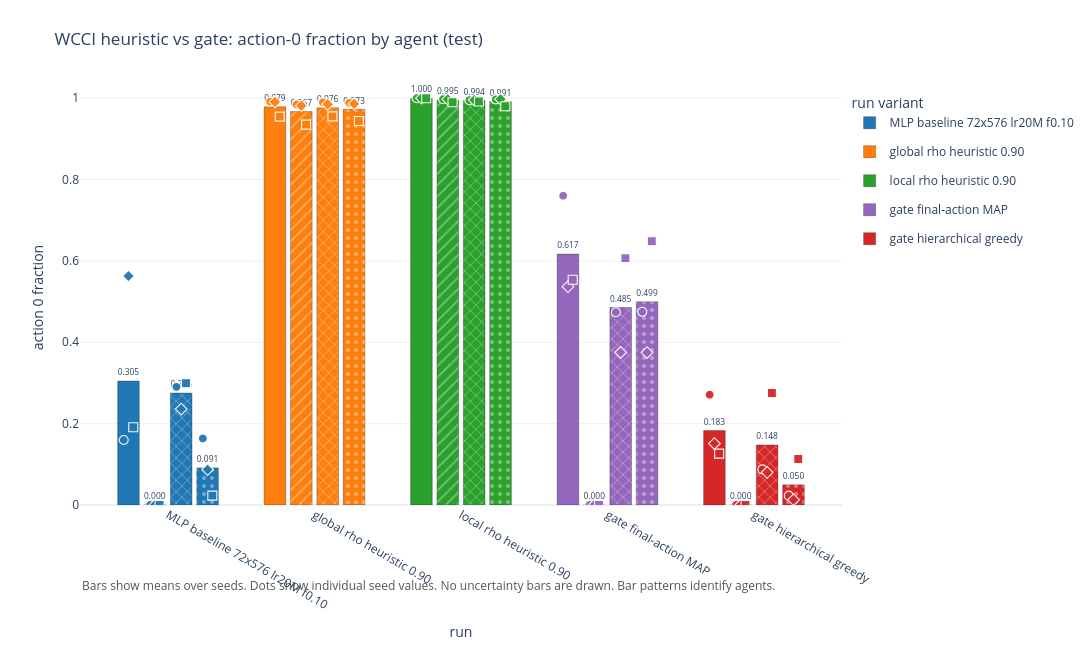

The notebook cell this image was saved under:
### Code cell
fig_action0_hvg, action0_hvg_rows, action0_hvg_summary = plot_action0_by_agent(
    source_rows(action0_latest, "WCCI HVG"), SELECTED_ACTION0_HVG_RUNS,
    title=f"WCCI heuristic vs gate: action-0 fraction by agent ({ACTION_METRIC_SOURCE})",
    save_name=f"wcci_hvg_action0_{ACTION_METRIC_SOURCE}",
)
# fig_action0_hvg

### Figure 1 — Plotly figure (JSON) as saved in the notebook; plotly's stock layout.template omitted (floating-point values rounded to 4 significant figures)
{"data": [{"cliponaxis": false, "customdata": [["agent_0", "wcci_mlp_baseline_72x576_lr20m_f010", 3, "[0, 1, 2]", "[59968512]", 0.2241, 0.1598, 0.5627], ["agent_1", "wcci_mlp_baseline_72x576_lr20m_f010", 3, "[0, 1, 2]", "[59968512]", 0, 0, 0], ["agent_2", "wcci_mlp_baseline_72x576_lr20m_f010", 3, "[0, 1, 2]", "[59968512]", 0.0343, 0.2359, 0.2993], ["agent_3", "wcci_mlp_baseline_72x576_lr20m_f010", 3, "[0, 1, 2]", "[59968512]", 0.07026, 0.02305, 0.1634]], "hovertemplate": "run type=MLP baseline 72x576 lr20M f0.10<br>agent=%{customdata[0]}<br>mean action-0 fraction=%{y:.4f}<br>std action-0=%{customdata[5]:.4f}<br>min action-0=%{customdata[6]:.4f}<br>max action-0=%{customdata[7]:.4f}<br>n_seeds=%{customdata[2]}<br>seeds=%{customdata[3]}<br>selected_metric_steps=%{customdata[4]}<extra></extra>", "legendgroup": "MLP baseline 72x576 lr20M f0.10", "marker": {"color": "#1f77b4", "line": {"color": "rgba(0,0,0,0.35)", "width": 0.8}, "pattern": {"fgcolor": "rgba(255,255,255,0.75)", "shape": ["", "/", "x", "."], "size": 8}}, "name": "MLP baseline 72x576 lr20M f0.10", "text": ["0.305", "0.000", "0.275", "0.091"], "textposition": "outside", "type": "bar", "width": 0.1476, "x": [-0.27, -0.09, 0.09, 0.27], "y": [0.3045, 0, 0.2752, 0.09115]}, {"cliponaxis": false, "customdata": [["agent_0", "wcci_hvg_01_eval_rho090_72x576_lr20m_f010", 3, "[0, 1, 2]", "[59968512]", 0.02089, 0.9547, 0.991], ["agent_1", "wcci_hvg_01_eval_rho090_72x576_lr20m_f010", 3, "[0, 1, 2]", "[59968512]", 0.02775, 0.9349, 0.9844], ["agent_2", "wcci_hvg_01_eval_rho090_72x576_lr20m_f010", 3, "[0, 1, 2]", "[59968512]", 0.01866, 0.9551, 0.9895], ["agent_3", "wcci_hvg_01_eval_rho090_72x576_lr20m_f010", 3, "[0, 1, 2]", "[59968512]", 0.02501, 0.9437, 0.9882]], "hovertemplate": "run type=global rho heuristic 0.90<br>agent=%{customdata[0]}<br>mean action-0 fraction=%{y:.4f}<br>std action-0=%{customdata[5]:.4f}<br>min action-0=%{customdata[6]:.4f}<br>max action-0=%{customdata[7]:.4f}<br>n_seeds=%{customdata[2]}<br>seeds=%{customdata[3]}<br>selected_metric_steps=%{customdata[4]}<extra></extra>", "legendgroup": "global rho heuristic 0.90", "marker": {"color": "#ff7f0e", "line": {"color": "rgba(0,0,0,0.35)", "width": 0.8}, "pattern": {"fgcolor": "rgba(255,255,255,0.75)", "shape": ["", "/", "x", "."], "size": 8}}, "name": "global rho heuristic 0.90", "text": ["0.979", "0.967", "0.976", "0.973"], "textposition": "outside", "type": "bar", "width": 0.1476, "x": [0.73, 0.91, 1.09, 1.27], "y": [0.9788, 0.9669, 0.9765, 0.9725]}, {"cliponaxis": false, "customdata": [["agent_0", "wcci_hvg_04_eval_local_rho090_72x576_lr20m_f010", 3, "[0, 1, 2]", "[59968512]", 0.0001305, 0.9996, 0.9999], ["agent_1", "wcci_hvg_04_eval_local_rho090_72x576_lr20m_f010", 3, "[0, 1, 2]", "[59968512]", 0.00441, 0.9897, 0.9974], ["agent_2", "wcci_hvg_04_eval_local_rho090_72x576_lr20m_f010", 3, "[0, 1, 2]", "[59968512]", 0.001919, 0.9919, 0.9954], ["agent_3", "wcci_hvg_04_eval_local_rho090_72x576_lr20m_f010", 3, "[0, 1, 2]", "[59968512]", 0.009902, 0.98, 0.9975]], "hovertemplate": "run type=local rho heuristic 0.90<br>agent=%{customdata[0]}<br>mean action-0 fraction=%{y:.4f}<br>std action-0=%{customdata[5]:.4f}<br>min action-0=%{customdata[6]:.4f}<br>max action-0=%{customdata[7]:.4f}<br>n_seeds=%{customdata[2]}<br>seeds=%{customdata[3]}<br>selected_metric_steps=%{customdata[4]}<extra></extra>", "legendgroup": "local rho heuristic 0.90", "marker": {"color": "#2ca02c", "line": {"color": "rgba(0,0,0,0.35)", "width": 0.8}, "pattern": {"fgcolor": "rgba(255,255,255,0.75)", "shape": ["", "/", "x", "."], "size": 8}}, "name": "local rho heuristic 0.90", "text": ["1.000", "0.995", "0.994", "0.991"], "textposition": "outside", "type": "bar", "width": 0.1476, "x": [1.73, 1.91, 2.09, 2.27], "y": [0.9998, 0.9948, 0.994, 0.9915]}, {"cliponaxis": false, "customdata": [["agent_0", "wcci_hvg_02_gate_final_map_72x576_lr20m_f010", 3, "[0, 1, 2]", "[59968512]", 0.1243, 0.5366, 0.7599], ["agent_1", "wcci_hvg_02_gate_final_map_72x576_lr20m_f010", 3, "[0, 1, 2]", "[59968512]", 0, 0, 0], ["agent_2", "wcci_hvg_02_gate_final_map_72x576_lr20m_f010", 3, "[0, 1, 2]", "[59968512]", 0.1162, 0.3752, 0.6068], ["agent_3", "wcci_hvg_02_gate_final_map_72x576_lr20m_f010", 3, "[0, 1, 2]", "[59968512]", 0.1385, 0.3747, 0.6484]], "hovertemplate": "run type=gate final-action MAP<br>agent=%{customdata[0]}<br>mean action-0 fraction=%{y:.4f}<br>std action-0=%{customdata[5]:.4f}<br>min action-0=%{customdata[6]:.4f}<br>max action-0=%{customdata[7]:.4f}<br>n_seeds=%{customdata[2]}<br>seeds=%{customdata[3]}<br>selected_metric_steps=%{customdata[4]}<extra></extra>", "legendgroup": "gate final-action MAP", "marker": {"color": "#9467bd", "line": {"color": "rgba(0,0,0,0.35)", "width": 0.8}, "pattern": {"fgcolor": "rgba(255,255,255,0.75)", "shape": ["", "/", "x", "."], "size": 8}}, "name": "gate final-action MAP", "text": ["0.617", "0.000", "0.485", "0.499"], "textposition": "outside", "type": "bar", "width": 0.1476, "x": [2.73, 2.91, 3.09, 3.27], "y": [0.6167, 0, 0.4852, 0.4993]}, {"cliponaxis": false, "customdata": [["agent_0", "wcci_hvg_03_gate_hierarchical_72x576_lr20m_f010", 3, "[0, 1, 2]", "[59968512]", 0.07733, 0.1264, 0.271], ["agent_1", "wcci_hvg_03_gate_hierarchical_72x576_lr20m_f010", 3, "[0, 1, 2]", "[59968512]", 0, 0, 0], ["agent_2", "wcci_hvg_03_gate_hierarchical_72x576_lr20m_f010", 3, "[0, 1, 2]", "[59968512]", 0.1105, 0.08006, 0.2751], ["agent_3", "wcci_hvg_03_gate_hierarchical_72x576_lr20m_f010", 3, "[0, 1, 2]", "[59968512]", 0.05525, 0.01276, 0.1131]], "hovertemplate": "run type=gate hierarchical greedy<br>agent=%{customdata[0]}<br>mean action-0 fraction=%{y:.4f}<br>std action-0=%{customdata[5]:.4f}<br>min action-0=%{customdata[6]:.4f}<br>max action-0=%{customdata[7]:.4f}<br>n_seeds=%{customdata[2]}<br>seeds=%{customdata[3]}<br>selected_metric_steps=%{customdata[4]}<extra></extra>", "legendgroup": "gate hierarchical greedy", "marker": {"color": "#d62728", "line": {"color": "rgba(0,0,0,0.35)", "width": 0.8}, "pattern": {"fgcolor": "rgba(255,255,255,0.75)", "shape": ["", "/", "x", "."], "size": 8}}, "name": "gate hierarchical greedy", "text": ["0.183", "0.000", "0.148", "0.050"], "textposition": "outside", "type": "bar", "width": 0.1476, "x": [3.73, 3.91, 4.09, 4.27], "y": [0.1828, 0, 0.1476, 0.04961]}, {"customdata": [["wcci_mlp_baseline_72x576_lr20m_f010_s0", 0, 59968512, "test/explain/frac_action_0_agent_0", "wcci_baseline_2"], ["wcci_mlp_baseline_72x576_lr20m_f010_s1", 1, 59968512, "test/explain/frac_action_0_agent_0", "wcci_baseline_2"], ["wcci_mlp_baseline_72x576_lr20m_f010_s2", 2, 59968512, "test/explain/frac_action_0_agent_0", "wcci_baseline_2"]], "hovertemplate": "run=%{customdata[0]}<br>seed=%{customdata[1]}<br>agent=agent_0<br>run type=MLP baseline 72x576 lr20M f0.10<br>action-0 fraction=%{y:.4f}<br>selected_metric_step=%{customdata[2]}<br>metric=%{customdata[3]}<br>download_group=%{customdata[4]}<extra></extra>", "legendgroup": "MLP baseline 72x576 lr20M f0.10", "marker": {"color": "#1f77b4", "line": {"color": "white", "width": 1.1}, "opacity": 0.95, "size": 9, "symbol": ["circle", "diamond", "square"]}, "mode": "markers", "name": "MLP baseline 72x576 lr20M f0.10 agent_0 seeds", "showlegend": false, "type": "scatter", "x": [-0.3025, -0.27, -0.2375], "y": [0.1598, 0.5627, 0.191]}, {"customdata": [["wcci_mlp_baseline_72x576_lr20m_f010_s0", 0, 59968512, "test/explain/frac_action_0_agent_1", "wcci_baseline_2"], ["wcci_mlp_baseline_72x576_lr20m_f010_s1", 1, 59968512, "test/explain/frac_action_0_agent_1", "wcci_baseline_2"], ["wcci_mlp_baseline_72x576_lr20m_f010_s2", 2, 59968512, "test/explain/frac_action_0_agent_1", "wcci_baseline_2"]], "hovertemplate": "run=%{customdata[0]}<br>seed=%{customdata[1]}<br>agent=agent_1<br>run type=MLP baseline 72x576 lr20M f0.10<br>action-0 fraction=%{y:.4f}<br>selected_metric_step=%{customdata[2]}<br>metric=%{customdata[3]}<br>download_group=%{customdata[4]}<extra></extra>", "legendgroup": "MLP baseline 72x576 lr20M f0.10", "marker": {"color": "#1f77b4", "line": {"color": "white", "width": 1.1}, "opacity": 0.95, "size": 9, "symbol": ["circle", "diamond", "square"]}, "mode": "markers", "name": "MLP baseline 72x576 lr20M f0.10 agent_1 seeds", "showlegend": false, "type": "scatter", "x": [-0.1225, -0.09, -0.05753], "y": [0.0, 0.0, 0.0]}, {"customdata": [["wcci_mlp_baseline_72x576_lr20m_f010_s0", 0, 59968512, "test/explain/frac_action_0_agent_2", "wcci_baseline_2"], ["wcci_mlp_baseline_72x576_lr20m_f010_s1", 1, 59968512, "test/explain/frac_action_0_agent_2", "wcci_baseline_2"], ["wcci_mlp_baseline_72x576_lr20m_f010_s2", 2, 59968512, "test/explain/frac_action_0_agent_2", "wcci_baseline_2"]], "hovertemplate": "run=%{customdata[0]}<br>seed=%{customdata[1]}<br>agent=agent_2<br>run type=MLP baseline 72x576 lr20M f0.10<br>action-0 fraction=%{y:.4f}<br>selected_metric_step=%{customdata[2]}<br>metric=%{customdata[3]}<br>download_group=%{customdata[4]}<extra></extra>", "legendgroup": "MLP baseline 72x576 lr20M f0.10", "marker": {"color": "#1f77b4", "line": {"color": "white", "width": 1.1}, "opacity": 0.95, "size": 9, "symbol": ["circle", "diamond", "square"]}, "mode": "markers", "name": "MLP baseline 72x576 lr20M f0.10 agent_2 seeds", "showlegend": false, "type": "scatter", "x": [0.05753, 0.09, 0.1225], "y": [0.2903, 0.2359, 0.2993]}, {"customdata": [["wcci_mlp_baseline_72x576_lr20m_f010_s0", 0, 59968512, "test/explain/frac_action_0_agent_3", "wcci_baseline_2"], ["wcci_mlp_baseline_72x576_lr20m_f010_s1", 1, 59968512, "test/explain/frac_action_0_agent_3", "wcci_baseline_2"], ["wcci_mlp_baseline_72x576_lr20m_f010_s2", 2, 59968512, "test/explain/frac_action_0_agent_3", "wcci_baseline_2"]], "hovertemplate": "run=%{customdata[0]}<br>seed=%{customdata[1]}<br>agent=agent_3<br>run type=MLP baseline 72x576 lr20M f0.10<br>action-0 fraction=%{y:.4f}<br>selected_metric_step=%{customdata[2]}<br>metric=%{customdata[3]}<br>download_group=%{customdata[4]}<extra></extra>", "legendgroup": "MLP baseline 72x576 lr20M f0.10", "marker": {"color": "#1f77b4", "line": {"color": "white", "width": 1.1}, "opacity": 0.95, "size": 9, "symbol": ["circle", "diamond", "square"]}, "mode": "markers", "name": "MLP baseline 72x576 lr20M f0.10 agent_3 seeds", "showlegend": false, "type": "scatter", "x": [0.2375, 0.27, 0.3025], "y": [0.1634, 0.08702, 0.02305]}, {"customdata": [["wcci_hvg_01_eval_rho090_72x576_lr20m_f010_s0", 0, 59968512, "test/explain/frac_action_0_agent_0", "wcci_hvg_2"], ["wcci_hvg_01_eval_rho090_72x576_lr20m_f010_s1", 1, 59968512, "test/explain/frac_action_0_agent_0", "wcci_hvg_2"], ["wcci_hvg_01_eval_rho090_72x576_lr20m_f010_s2", 2, 59968512, "test/explain/frac_action_0_agent_0", "wcci_hvg_2"]], "hovertemplate": "run=%{customdata[0]}<br>seed=%{customdata[1]}<br>agent=agent_0<br>run type=global rho heuristic 0.90<br>action-0 fraction=%{y:.4f}<br>selected_metric_step=%{customdata[2]}<br>metric=%{customdata[3]}<br>download_group=%{customdata[4]}<extra></extra>", "legendgroup": "global rho heuristic 0.90", "marker": {"color": "#ff7f0e", "line": {"color": "white", "width": 1.1}, "opacity": 0.95, "size": 9, "symbol": ["circle", "diamond", "square"]}, "mode": "markers", "name": "global rho heuristic 0.90 agent_0 seeds", "showlegend": false, "type": "scatter", "x": [0.6975, 0.73, 0.7625], "y": [0.991, 0.9907, 0.9547]}, {"customdata": [["wcci_hvg_01_eval_rho090_72x576_lr20m_f010_s0", 0, 59968512, "test/explain/frac_action_0_agent_1", "wcci_hvg_2"], ["wcci_hvg_01_eval_rho090_72x576_lr20m_f010_s1", 1, 59968512, "test/explain/frac_action_0_agent_1", "wcci_hvg_2"], ["wcci_hvg_01_eval_rho090_72x576_lr20m_f010_s2", 2, 59968512, "test/explain/frac_action_0_agent_1", "wcci_hvg_2"]], "hovertemplate": "run=%{customdata[0]}<br>seed=%{customdata[1]}<br>agent=agent_1<br>run type=global rho heuristic 0.90<br>action-0 fraction=%{y:.4f}<br>selected_metric_step=%{customdata[2]}<br>metric=%{customdata[3]}<br>download_group=%{customdata[4]}<extra></extra>", "legendgroup": "global rho heuristic 0.90", "marker": {"color": "#ff7f0e", "line": {"color": "white", "width": 1.1}, "opacity": 0.95, "size": 9, "symbol": ["circle", "diamond", "square"]}, "mode": "markers", "name": "global rho heuristic 0.90 agent_1 seeds", "showlegend": false, "type": "scatter", "x": [0.8775, 0.91, 0.9425], "y": [0.9844, 0.9814, 0.9349]}, {"customdata": [["wcci_hvg_01_eval_rho090_72x576_lr20m_f010_s0", 0, 59968512, "test/explain/frac_action_0_agent_2", "wcci_hvg_2"], ["wcci_hvg_01_eval_rho090_72x576_lr20m_f010_s1", 1, 59968512, "test/explain/frac_action_0_agent_2", "wcci_hvg_2"], ["wcci_hvg_01_eval_rho090_72x576_lr20m_f010_s2", 2, 59968512, "test/explain/frac_action_0_agent_2", "wcci_hvg_2"]], "hovertemplate": "run=%{customdata[0]}<br>seed=%{customdata[1]}<br>agent=agent_2<br>run type=global rho heuristic 0.90<br>action-0 fraction=%{y:.4f}<br>selected_metric_step=%{customdata[2]}<br>metric=%{customdata[3]}<br>download_group=%{customdata[4]}<extra></extra>", "legendgroup": "global rho heuristic 0.90", "marker": {"color": "#ff7f0e", "line": {"color": "white", "width": 1.1}, "opacity": 0.95, "size": 9, "symbol": ["circle", "diamond", "square"]}, "mode": "markers", "name": "global rho heuristic 0.90 agent_2 seeds", "showlegend": false, "type": "scatter", "x": [1.058, 1.09, 1.122], "y": [0.9895, 0.9848, 0.9551]}, {"customdata": [["wcci_hvg_01_eval_rho090_72x576_lr20m_f010_s0", 0, 59968512, "test/explain/frac_action_0_agent_3", "wcci_hvg_2"], ["wcci_hvg_01_eval_rho090_72x576_lr20m_f010_s1", 1, 59968512, "test/explain/frac_action_0_agent_3", "wcci_hvg_2"], ["wcci_hvg_01_eval_rho090_72x576_lr20m_f010_s2", 2, 59968512, "test/explain/frac_action_0_agent_3", "wcci_hvg_2"]], "hovertemplate": "run=%{customdata[0]}<br>seed=%{customdata[1]}<br>agent=agent_3<br>run type=global rho heuristic 0.90<br>action-0 fraction=%{y:.4f}<br>selected_metric_step=%{customdata[2]}<br>metric=%{customdata[3]}<br>download_group=%{customdata[4]}<extra></extra>", "legendgroup": "global rho heuristic 0.90", "marker": {"color": "#ff7f0e", "line": {"color": "white", "width": 1.1}, "opacity": 0.95, "size": 9, "symbol": ["circle", "diamond", "square"]}, "mode": "markers", "name": "global rho heuristic 0.90 agent_3 seeds", "showlegend": false, "type": "scatter", "x": [1.238, 1.27, 1.302], "y": [0.9882, 0.9857, 0.9437]}, {"customdata": [["wcci_hvg_02_gate_final_map_72x576_lr20m_f010_s0", 0, 59968512, "test/explain/frac_action_0_agent_0", "wcci_hvg_2"], ["wcci_hvg_02_gate_final_map_72x576_lr20m_f010_s1", 1, 59968512, "test/explain/frac_action_0_agent_0", "wcci_hvg_2"], ["wcci_hvg_02_gate_final_map_72x576_lr20m_f010_s2", 2, 59968512, "test/explain/frac_action_0_agent_0", "wcci_hvg_2"]], "hovertemplate": "run=%{customdata[0]}<br>seed=%{customdata[1]}<br>agent=agent_0<br>run type=gate final-action MAP<br>action-0 fraction=%{y:.4f}<br>selected_metric_step=%{customdata[2]}<br>metric=%{customdata[3]}<br>download_group=%{customdata[4]}<extra></extra>", "legendgroup": "gate final-action MAP", "marker": {"color": "#9467bd", "line": {"color": "white", "width": 1.1}, "opacity": 0.95, "size": 9, "symbol": ["circle", "diamond", "square"]}, "mode": "markers", "name": "gate final-action MAP agent_0 seeds", "showlegend": false, "type": "scatter", "x": [2.698, 2.73, 2.762], "y": [0.7599, 0.5366, 0.5536]}, {"customdata": [["wcci_hvg_02_gate_final_map_72x576_lr20m_f010_s0", 0, 59968512, "test/explain/frac_action_0_agent_1", "wcci_hvg_2"], ["wcci_hvg_02_gate_final_map_72x576_lr20m_f010_s1", 1, 59968512, "test/explain/frac_action_0_agent_1", "wcci_hvg_2"], ["wcci_hvg_02_gate_final_map_72x576_lr20m_f010_s2", 2, 59968512, "test/explain/frac_action_0_agent_1", "wcci_hvg_2"]], "hovertemplate": "run=%{customdata[0]}<br>seed=%{customdata[1]}<br>agent=agent_1<br>run type=gate final-action MAP<br>action-0 fraction=%{y:.4f}<br>selected_metric_step=%{customdata[2]}<br>metric=%{customdata[3]}<br>download_group=%{customdata[4]}<extra></extra>", "legendgroup": "gate final-action MAP", "marker": {"color": "#9467bd", "line": {"color": "white", "width": 1.1}, "opacity": 0.95, "size": 9, "symbol": ["circle", "diamond", "square"]}, "mode": "markers", "name": "gate final-action MAP agent_1 seeds", "showlegend": false, "type": "scatter", "x": [2.878, 2.91, 2.942], "y": [0.0, 0.0, 0.0]}, {"customdata": [["wcci_hvg_02_gate_final_map_72x576_lr20m_f010_s0", 0, 59968512, "test/explain/frac_action_0_agent_2", "wcci_hvg_2"], ["wcci_hvg_02_gate_final_map_72x576_lr20m_f010_s1", 1, 59968512, "test/explain/frac_action_0_agent_2", "wcci_hvg_2"], ["wcci_hvg_02_gate_final_map_72x576_lr20m_f010_s2", 2, 59968512, "test/explain/frac_action_0_agent_2", "wcci_hvg_2"]], "hovertemplate": "run=%{customdata[0]}<br>seed=%{customdata[1]}<br>agent=agent_2<br>run type=gate final-action MAP<br>action-0 fraction=%{y:.4f}<br>selected_metric_step=%{customdata[2]}<br>metric=%{customdata[3]}<br>download_group=%{customdata[4]}<extra></extra>", "legendgroup": "gate final-action MAP", "marker": {"color": "#9467bd", "line": {"color": "white", "width": 1.1}, "opacity": 0.95, "size": 9, "symbol": ["circle", "diamond", "square"]}, "mode": "markers", "name": "gate final-action MAP agent_2 seeds", "showlegend": false, "type": "scatter", "x": [3.058, 3.09, 3.122], "y": [0.4738, 0.3752, 0.6068]}, {"customdata": [["wcci_hvg_02_gate_final_map_72x576_lr20m_f010_s0", 0, 59968512, "test/explain/frac_action_0_agent_3", "wcci_hvg_2"], ["wcci_hvg_02_gate_final_map_72x576_lr20m_f010_s1", 1, 59968512, "test/explain/frac_action_0_agent_3", "wcci_hvg_2"], ["wcci_hvg_02_gate_final_map_72x576_lr20m_f010_s2", 2, 59968512, "test/explain/frac_action_0_agent_3", "wcci_hvg_2"]], "hovertemplate": "run=%{customdata[0]}<br>seed=%{customdata[1]}<br>agent=agent_3<br>run type=gate final-action MAP<br>action-0 fraction=%{y:.4f}<br>selected_metric_step=%{customdata[2]}<br>metric=%{customdata[3]}<br>download_group=%{customdata[4]}<extra></extra>", "legendgroup": "gate final-action MAP", "marker": {"color": "#9467bd", "line": {"color": "white", "width": 1.1}, "opacity": 0.95, "size": 9, "symbol": ["circle", "diamond", "square"]}, "mode": "markers", "name": "gate final-action MAP agent_3 seeds", "showlegend": false, "type": "scatter", "x": [3.238, 3.27, 3.302], "y": [0.4748, 0.3747, 0.6484]}, {"customdata": [["wcci_hvg_03_gate_hierarchical_72x576_lr20m_f010_s0", 0, 59968512, "test/explain/frac_action_0_agent_0", "wcci_hvg_2"], ["wcci_hvg_03_gate_hierarchical_72x576_lr20m_f010_s1", 1, 59968512, "test/explain/frac_action_0_agent_0", "wcci_hvg_2"], ["wcci_hvg_03_gate_hierarchical_72x576_lr20m_f010_s2", 2, 59968512, "test/explain/frac_action_0_agent_0", "wcci_hvg_2"]], "hovertemplate": "run=%{customdata[0]}<br>seed=%{customdata[1]}<br>agent=agent_0<br>run type=gate hierarchical greedy<br>action-0 fraction=%{y:.4f}<br>selected_metric_step=%{customdata[2]}<br>metric=%{customdata[3]}<br>download_group=%{customdata[4]}<extra></extra>", "legendgroup": "gate hierarchical greedy", "marker": {"color": "#d62728", "line": {"color": "white", "width": 1.1}, "opacity": 0.95, "size": 9, "symbol": ["circle", "diamond", "square"]}, "mode": "markers", "name": "gate hierarchical greedy agent_0 seeds", "showlegend": false, "type": "scatter", "x": [3.698, 3.73, 3.762], "y": [0.271, 0.1511, 0.1264]}, {"customdata": [["wcci_hvg_03_gate_hierarchical_72x576_lr20m_f010_s0", 0, 59968512, "test/explain/frac_action_0_agent_1", "wcci_hvg_2"], ["wcci_hvg_03_gate_hierarchical_72x576_lr20m_f010_s1", 1, 59968512, "test/explain/frac_action_0_agent_1", "wcci_hvg_2"], ["wcci_hvg_03_gate_hierarchical_72x576_lr20m_f010_s2", 2, 59968512, "test/explain/frac_action_0_agent_1", "wcci_hvg_2"]], "hovertemplate": "run=%{customdata[0]}<br>seed=%{customdata[1]}<br>agent=agent_1<br>run type=gate hierarchical greedy<br>action-0 fraction=%{y:.4f}<br>selected_metric_step=%{customdata[2]}<br>metric=%{customdata[3]}<br>download_group=%{customdata[4]}<extra></extra>", "legendgroup": "gate hierarchical greedy", "marker": {"color": "#d62728", "line": {"color": "white", "width": 1.1}, "opacity": 0.95, "size": 9, "symbol": ["circle", "diamond", "square"]}, "mode": "markers", "name": "gate hierarchical greedy agent_1 seeds", "showlegend": false, "type": "scatter", "x": [3.878, 3.91, 3.942], "y": [0.0, 0.0, 0.0]}, {"customdata": [["wcci_hvg_03_gate_hierarchical_72x576_lr20m_f010_s0", 0, 59968512, "test/explain/frac_action_0_agent_2", "wcci_hvg_2"], ["wcci_hvg_03_gate_hierarchical_72x576_lr20m_f010_s1", 1, 59968512, "test/explain/frac_action_0_agent_2", "wcci_hvg_2"], ["wcci_hvg_03_gate_hierarchical_72x576_lr20m_f010_s2", 2, 59968512, "test/explain/frac_action_0_agent_2", "wcci_hvg_2"]], "hovertemplate": "run=%{customdata[0]}<br>seed=%{customdata[1]}<br>agent=agent_2<br>run type=gate hierarchical greedy<br>action-0 fraction=%{y:.4f}<br>selected_metric_step=%{customdata[2]}<br>metric=%{customdata[3]}<br>download_group=%{customdata[4]}<extra></extra>", "legendgroup": "gate hierarchical greedy", "marker": {"color": "#d62728", "line": {"color": "white", "width": 1.1}, "opacity": 0.95, "size": 9, "symbol": ["circle", "diamond", "square"]}, "mode": "markers", "name": "gate hierarchical greedy agent_2 seeds", "showlegend": false, "type": "scatter", "x": [4.058, 4.09, 4.122], "y": [0.08749, 0.08006, 0.2751]}, {"customdata": [["wcci_hvg_03_gate_hierarchical_72x576_lr20m_f010_s0", 0, 59968512, "test/explain/frac_action_0_agent_3", "wcci_hvg_2"], ["wcci_hvg_03_gate_hierarchical_72x576_lr20m_f010_s1", 1, 59968512, "test/explain/frac_action_0_agent_3", "wcci_hvg_2"], ["wcci_hvg_03_gate_hierarchical_72x576_lr20m_f010_s2", 2, 59968512, "test/explain/frac_action_0_agent_3", "wcci_hvg_2"]], "hovertemplate": "run=%{customdata[0]}<br>seed=%{customdata[1]}<br>agent=agent_3<br>run type=gate hierarchical greedy<br>action-0 fraction=%{y:.4f}<br>selected_metric_step=%{customdata[2]}<br>metric=%{customdata[3]}<br>download_group=%{customdata[4]}<extra></extra>", "legendgroup": "gate hierarchical greedy", "marker": {"color": "#d62728", "line": {"color": "white", "width": 1.1}, "opacity": 0.95, "size": 9, "symbol": ["circle", "diamond", "square"]}, "mode": "markers", "name": "gate hierarchical greedy agent_3 seeds", "showlegend": false, "type": "scatter", "x": [4.238, 4.27, 4.302], "y": [0.02293, 0.01276, 0.1131]}, {"customdata": [["wcci_hvg_04_eval_local_rho090_72x576_lr20m_f010_s0", 0, 59968512, "test/explain/frac_action_0_agent_0", "wcci_hvg_2"], ["wcci_hvg_04_eval_local_rho090_72x576_lr20m_f010_s1", 1, 59968512, "test/explain/frac_action_0_agent_0", "wcci_hvg_2"], ["wcci_hvg_04_eval_local_rho090_72x576_lr20m_f010_s2", 2, 59968512, "test/explain/frac_action_0_agent_0", "wcci_hvg_2"]], "hovertemplate": "run=%{customdata[0]}<br>seed=%{customdata[1]}<br>agent=agent_0<br>run type=local rho heuristic 0.90<br>action-0 fraction=%{y:.4f}<br>selected_metric_step=%{customdata[2]}<br>metric=%{customdata[3]}<br>download_group=%{customdata[4]}<extra></extra>", "legendgroup": "local rho heuristic 0.90", "marker": {"color": "#2ca02c", "line": {"color": "white", "width": 1.1}, "opacity": 0.95, "size": 9, "symbol": ["circle", "diamond", "square"]}, "mode": "markers", "name": "local rho heuristic 0.90 agent_0 seeds", "showlegend": false, "type": "scatter", "x": [1.698, 1.73, 1.762], "y": [0.9999, 0.9998, 0.9996]}, {"customdata": [["wcci_hvg_04_eval_local_rho090_72x576_lr20m_f010_s0", 0, 59968512, "test/explain/frac_action_0_agent_1", "wcci_hvg_2"], ["wcci_hvg_04_eval_local_rho090_72x576_lr20m_f010_s1", 1, 59968512, "test/explain/frac_action_0_agent_1", "wcci_hvg_2"], ["wcci_hvg_04_eval_local_rho090_72x576_lr20m_f010_s2", 2, 59968512, "test/explain/frac_action_0_agent_1", "wcci_hvg_2"]], "hovertemplate": "run=%{customdata[0]}<br>seed=%{customdata[1]}<br>agent=agent_1<br>run type=local rho heuristic 0.90<br>action-0 fraction=%{y:.4f}<br>selected_metric_step=%{customdata[2]}<br>metric=%{customdata[3]}<br>download_group=%{customdata[4]}<extra></extra>", "legendgroup": "local rho heuristic 0.90", "marker": {"color": "#2ca02c", "line": {"color": "white", "width": 1.1}, "opacity": 0.95, "size": 9, "symbol": ["circle", "diamond", "square"]}, "mode": "markers", "name": "local rho heuristic 0.90 agent_1 seeds", "showlegend": false, "type": "scatter", "x": [1.878, 1.91, 1.942], "y": [0.9974, 0.9973, 0.9897]}, {"customdata": [["wcci_hvg_04_eval_local_rho090_72x576_lr20m_f010_s0", 0, 59968512, "test/explain/frac_action_0_agent_2", "wcci_hvg_2"], ["wcci_hvg_04_eval_local_rho090_72x576_lr20m_f010_s1", 1, 59968512, "test/explain/frac_action_0_agent_2", "wcci_hvg_2"], ["wcci_hvg_04_eval_local_rho090_72x576_lr20m_f010_s2", 2, 59968512, "test/explain/frac_action_0_agent_2", "wcci_hvg_2"]], "hovertemplate": "run=%{customdata[0]}<br>seed=%{customdata[1]}<br>agent=agent_2<br>run type=local rho heuristic 0.90<br>action-0 fraction=%{y:.4f}<br>selected_metric_step=%{customdata[2]}<br>metric=%{customdata[3]}<br>download_group=%{customdata[4]}<extra></extra>", "legendgroup": "local rho heuristic 0.90", "marker": {"color": "#2ca02c", "line": {"color": "white", "width": 1.1}, "opacity": 0.95, "size": 9, "symbol": ["circle", "diamond", "square"]}, "mode": "markers", "name": "local rho heuristic 0.90 agent_2 seeds", "showlegend": false, "type": "scatter", "x": [2.058, 2.09, 2.122], "y": [0.9948, 0.9954, 0.9919]}, {"customdata": [["wcci_hvg_04_eval_local_rho090_72x576_lr20m_f010_s0", 0, 59968512, "test/explain/frac_action_0_agent_3", "wcci_hvg_2"], ["wcci_hvg_04_eval_local_rho090_72x576_lr20m_f010_s1", 1, 59968512, "test/explain/frac_action_0_agent_3", "wcci_hvg_2"], ["wcci_hvg_04_eval_local_rho090_72x576_lr20m_f010_s2", 2, 59968512, "test/explain/frac_action_0_agent_3", "wcci_hvg_2"]], "hovertemplate": "run=%{customdata[0]}<br>seed=%{customdata[1]}<br>agent=agent_3<br>run type=local rho heuristic 0.90<br>action-0 fraction=%{y:.4f}<br>selected_metric_step=%{customdata[2]}<br>metric=%{customdata[3]}<br>download_group=%{customdata[4]}<extra></extra>", "legendgroup": "local rho heuristic 0.90", "marker": {"color": "#2ca02c", "line": {"color": "white", "width": 1.1}, "opacity": 0.95, "size": 9, "symbol": ["circle", "diamond", "square"]}, "mode": "markers", "name": "local rho heuristic 0.90 agent_3 seeds", "showlegend": false, "type": "scatter", "x": [2.238, 2.27, 2.302], "y": [0.9968, 0.9975, 0.98]}], "layout": {"annotations": [{"align": "left", "font": {"color": "#555", "size": 12}, "showarrow": false, "text": "Bars show means over seeds. Dots show individual seed values. No uncertainty bars are drawn. Bar patterns identify agents.", "x": 0, "xref": "paper", "y": -0.22, "yref": "paper"}], "bargap": 0.2, "height": 650, "legend": {"orientation": "v", "title": {"text": "run variant"}, "x": 1.01, "xanchor": "left", "y": 1, "yanchor": "top"}, "margin": {"b": 145, "l": 80, "r": 250, "t": 90}, "title": {"text": "WCCI heuristic vs gate: action-0 fraction by agent (test)"}, "width": 1450, "xaxis": {"tickmode": "array", "ticktext": ["MLP baseline 72x576 lr20M f0.10", "global rho heuristic 0.90", "local rho heuristic 0.90", "gate final-action MAP", "gate hierarchical greedy"], "tickvals": [0, 1, 2, 3, 4], "title": {"text": "run"}}, "yaxis": {"range": [0, 1.02], "title": {"text": "action 0 fraction"}}}}
